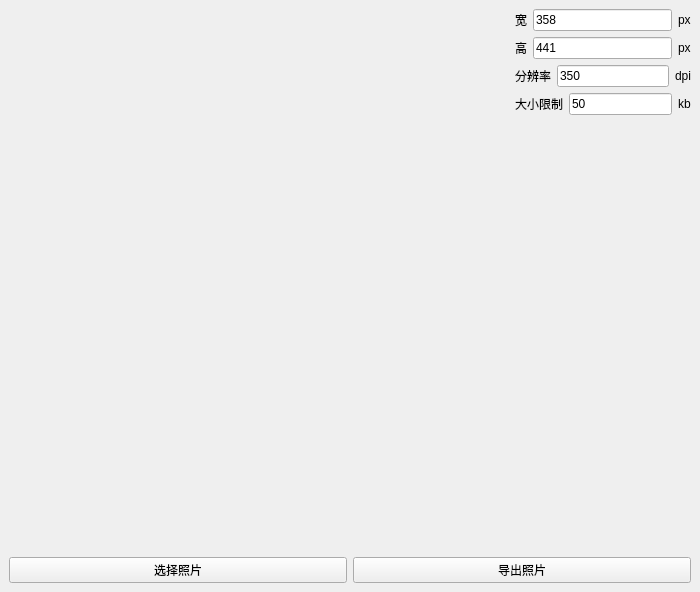
<?xml version="1.0" encoding="UTF-8"?>
<ui version="4.0">
 <class>MainWindow</class>
 <widget class="QMainWindow" name="MainWindow">
  <property name="geometry">
   <rect>
    <x>0</x>
    <y>0</y>
    <width>700</width>
    <height>592</height>
   </rect>
  </property>
  <property name="windowTitle">
   <string>个人档案照片处理工具</string>
  </property>
  <widget class="QWidget" name="verticalLayoutWidget">
   <layout class="QVBoxLayout" name="verticalLayout">
    <item>
     <layout class="QHBoxLayout" name="horizontalLayout_2">
      <item>
       <widget class="QLabel" name="imageLabel">
        <property name="sizePolicy">
         <sizepolicy hsizetype="Fixed" vsizetype="Fixed">
          <horstretch>0</horstretch>
          <verstretch>0</verstretch>
         </sizepolicy>
        </property>
        <property name="minimumSize">
         <size>
          <width>500</width>
          <height>500</height>
         </size>
        </property>
        <property name="styleSheet">
         <string notr="true"/>
        </property>
        <property name="text">
         <string/>
        </property>
       </widget>
      </item>
      <item>
       <layout class="QVBoxLayout" name="verticalLayout_2">
        <item>
         <layout class="QHBoxLayout" name="horizontalLayout_3">
          <item>
           <widget class="QLabel" name="label_width">
            <property name="text">
             <string>宽</string>
            </property>
           </widget>
          </item>
          <item>
           <widget class="QLineEdit" name="widthLineEdit">
            <property name="text">
             <string>358</string>
            </property>
           </widget>
          </item>
          <item>
           <widget class="QLabel" name="label_2">
            <property name="text">
             <string>px</string>
            </property>
           </widget>
          </item>
         </layout>
        </item>
        <item>
         <layout class="QHBoxLayout" name="horizontalLayout_5">
          <item>
           <widget class="QLabel" name="label_high">
            <property name="text">
             <string>高</string>
            </property>
           </widget>
          </item>
          <item>
           <widget class="QLineEdit" name="heightLineEdit">
            <property name="text">
             <string>441</string>
            </property>
           </widget>
          </item>
          <item>
           <widget class="QLabel" name="label_3">
            <property name="text">
             <string>px</string>
            </property>
           </widget>
          </item>
         </layout>
        </item>
        <item>
         <layout class="QHBoxLayout" name="horizontalLayout_4">
          <item>
           <widget class="QLabel" name="label_resolution">
            <property name="text">
             <string>分辨率</string>
            </property>
           </widget>
          </item>
          <item>
           <widget class="QLineEdit" name="resolutionLineEdit">
            <property name="text">
             <string>350</string>
            </property>
           </widget>
          </item>
          <item>
           <widget class="QLabel" name="label_4">
            <property name="text">
             <string>dpi</string>
            </property>
           </widget>
          </item>
         </layout>
        </item>
        <item>
         <layout class="QHBoxLayout" name="horizontalLayout_6">
          <item>
           <widget class="QLabel" name="sizeLimitLabel">
            <property name="text">
             <string>大小限制</string>
            </property>
           </widget>
          </item>
          <item>
           <widget class="QLineEdit" name="sizeLineEdit">
            <property name="text">
             <string>50</string>
            </property>
           </widget>
          </item>
          <item>
           <widget class="QLabel" name="label">
            <property name="text">
             <string>kb</string>
            </property>
           </widget>
          </item>
         </layout>
        </item>
        <item>
         <spacer name="verticalSpacer">
          <property name="orientation">
           <enum>Qt::Orientation::Vertical</enum>
          </property>
          <property name="sizeHint" stdset="0">
           <size>
            <width>20</width>
            <height>40</height>
           </size>
          </property>
         </spacer>
        </item>
       </layout>
      </item>
     </layout>
    </item>
    <item>
     <layout class="QHBoxLayout" name="horizontalLayout">
      <item>
       <widget class="QPushButton" name="openButton">
        <property name="text">
         <string>选择照片</string>
        </property>
       </widget>
      </item>
      <item>
       <widget class="QPushButton" name="exportButton">
        <property name="text">
         <string>导出照片</string>
        </property>
       </widget>
      </item>
     </layout>
    </item>
   </layout>
  </widget>
  <widget class="QMenuBar" name="menuBar">
   <property name="geometry">
    <rect>
     <x>0</x>
     <y>0</y>
     <width>700</width>
     <height>24</height>
    </rect>
   </property>
  </widget>
  <action name="actionabout">
   <property name="text">
    <string>about</string>
   </property>
  </action>
 </widget>
 <resources/>
 <connections/>
</ui>
